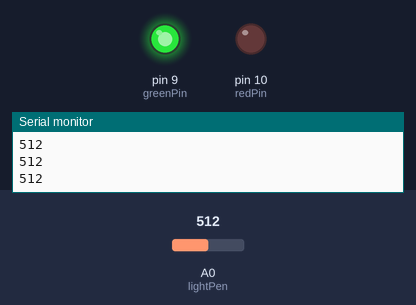
The sketch below on a simulated Arduino Uno, built with avr-gcc and run on an emulated ATmega328P. Shown: output pins drawn as LEDs (lit = HIGH), the last lines printed to the serial monitor. Inputs (shaded band) come from the test bench; at power-on: A0 (lightPen) = 512.

Above: at 1.2 s.
1.3 s: A0 (lightPen) set to 413
2.8 s: A0 (lightPen) set to 386
At 4.1 s:
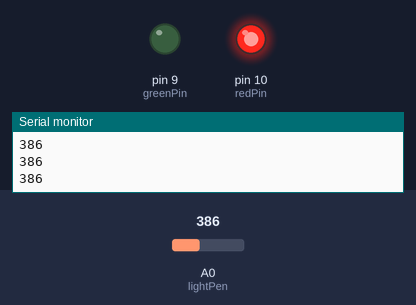
4.5 s: A0 (lightPen) set to 410
At 5.6 s:
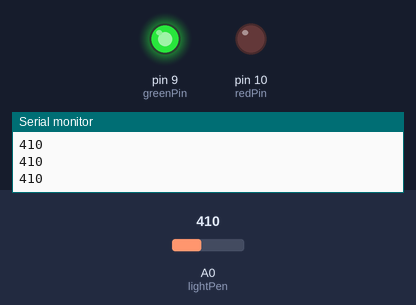
6.3 s: A0 (lightPen) set to 390
At 7.1 s:
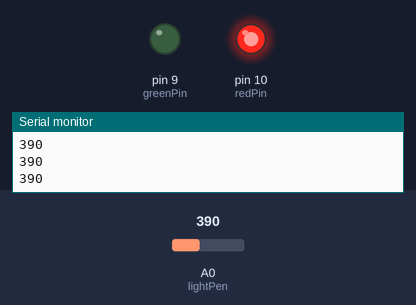
Timing chart, 0 to 9.1 s (numbered marks = the images above; inputs shaded):
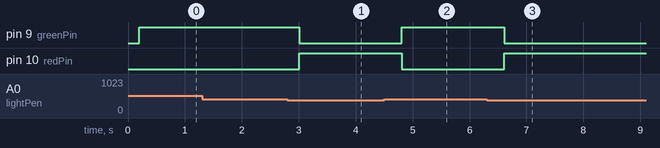

Measured:
- the behaviour switches between 400 and 399 on A0 (lightPen) (found by bisection; images 0 and 1)
- after the input at 2.8 s, pin 9 (greenPin): HIGH → LOW after 0.21 s; pin 10 (redPin): LOW → HIGH after 0.21 s
- after the input at 4.5 s, pin 9 (greenPin): LOW → HIGH after 0.31 s; pin 10 (redPin): HIGH → LOW after 0.31 s
- after the input at 6.3 s, pin 9 (greenPin): HIGH → LOW after 0.31 s; pin 10 (redPin): LOW → HIGH after 0.31 s

The sketch:

Arduino_Tutorial_25_Understanding_Photoresistors.ino
```cpp
int lightPen = A0;
int lightVal;
int delayAmt = 200;
int redPin = 10;
int greenPin = 9;
void setup() {
  // put your setup code here, to run once:
  pinMode(lightPen, INPUT); // This was OUTPUT, but needed to be INPUT. We are reading the input which is given by the photons from the light;
  Serial.begin(9600);
  pinMode(redPin, OUTPUT);
  pinMode(greenPin, OUTPUT);


}

void loop() {
  // put your main code here, to run repeatedly:
  lightVal = analogRead(lightPen);
  Serial.println(lightVal);
  delay(delayAmt);

  if(lightVal > 400)
  {
    digitalWrite(greenPin, HIGH);
    digitalWrite(redPin, LOW);
    lightVal = analogRead(lightPen);
  }
  else if(lightVal < 400)
  {
    digitalWrite(redPin, HIGH);
    digitalWrite(greenPin, LOW);
    lightVal = analogRead(lightPen);
  }

}
```
